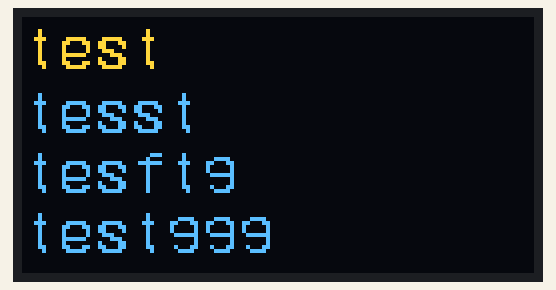
Recording of a program running on a simulated Raspberry Pi (BCM pin numbers). On the bench: 128×64 one-colour display. The OLED is the two-colour kind (top 16 rows yellow); text uses the font file from the repository. At 10.3 s the program stops and its outputs stay as they are.

Above: at 0.2 s.
At 2.2 s:
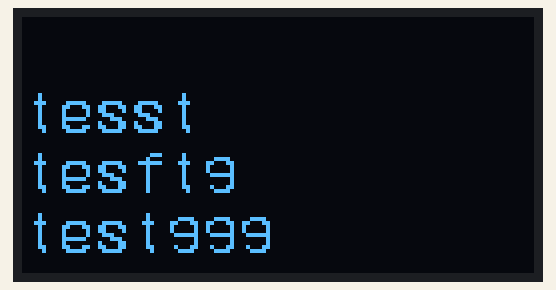
At 4.3 s:
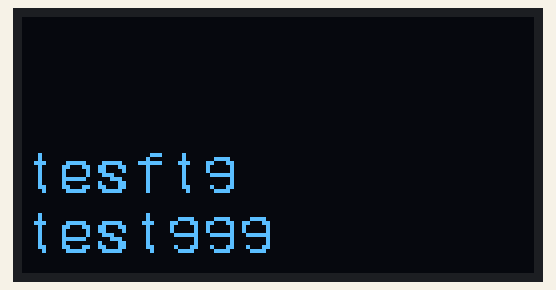
At 6.3 s:
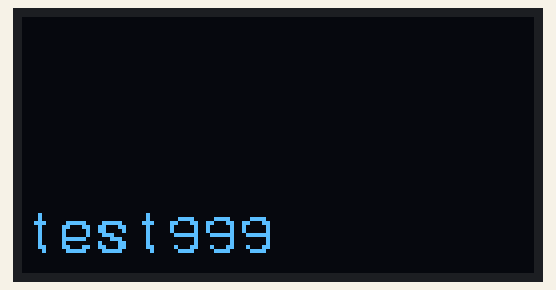
At 8.3 s:
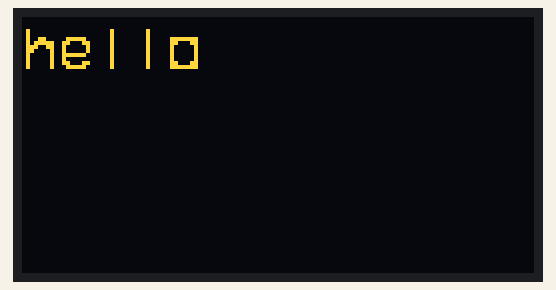

Measured:
- what the display in image 0 shows lasts 2.0 s, from 0.2 s to 2.2 s
- what the display in image 3 shows lasts 2.1 s, from 6.2 s to 8.3 s

The program:

OledTest.py
```python
from OledModule.OLED import OLED
import time

oled=OLED(16,20,0,0)
oled.setup()
oled.writeArea1('test')
oled.writeArea2('tesst')
oled.writeArea3('tesftg')
oled.writeArea4('testggg')
time.sleep(2)
oled.clearArea1()
time.sleep(2)
oled.clearArea2()
time.sleep(2)
oled.clearArea3()
time.sleep(2)
oled.clearArea4()
oled.writeArea1('hello')
time.sleep(2)
oled.clear()
```

OLED.py
```python
import time
import Adafruit_GPIO.SPI as SPI
import Adafruit_SSD1306
import Image
import ImageDraw
import ImageFont

class Area(object):
	def __init__(self,left,top,right,bottom):
		self.left=left
		self.top=top
		self.right=right
		self.bottom=bottom

class OLED(object):
	'''oled module'''
	def __init__(self,RST,DC,SPI_PORT,SPI_DEVICE):
		self.disp=Adafruit_SSD1306.SSD1306_128_64(rst=RST,dc=DC,spi=SPI.SpiDev(SPI_PORT,SPI_DEVICE,max_speed_hz=8000000))
		self.image=Image.new('1',(self.disp.width,self.disp.height))
		self.draw=ImageDraw.Draw(self.image)
		self.area1=Area(0,0,127,15)
		self.area2=Area(0,16,127,33)
		self.area3=Area(0,31,127,48)
		self.area4=Area(0,46,127,63)
		self.font=ImageFont.truetype('VCR_OSD_MONO_1.001.ttf',15)


	def setup(self):
		self.disp.begin()
		self.disp.clear()
		self.disp.display()

	def clearArea1(self):
		self.draw.rectangle((self.area1.left,self.area1.top,self.area1.right,self.area1.bottom),outline=0,fill=0)
		self.disp.image(self.image)
		self.disp.display()

	def clearArea2(self):
		self.draw.rectangle((self.area2.left,self.area2.top,self.area2.right,self.area2.bottom),outline=0,fill=0)
		self.disp.image(self.image)
		self.disp.display()

	def clearArea3(self):
		self.draw.rectangle((self.area3.left,self.area3.top,self.area3.right,self.area3.bottom),outline=0,fill=0)
		self.disp.image(self.image)
		self.disp.display()

	def clearArea4(self):
		self.draw.rectangle((self.area4.left,self.area4.top,self.area4.right,self.area4.bottom),outline=0,fill=0)
		self.disp.image(self.image)
		self.disp.display()

	def writeArea1(self,text):
		self.clearArea1()
		self.draw.text((self.area1.left,self.area1.top),text,font=self.font,fill=1)
		self.disp.image(self.image)
		self.disp.display()

	def writeArea2(self,text):
		self.clearArea2()
		self.draw.text((self.area2.left,self.area2.top),text,font=self.font,fill=1)
		self.disp.image(self.image)
		self.disp.display()

	def writeArea3(self,text):
		self.clearArea3()
		self.draw.text((self.area3.left,self.area3.top),text,font=self.font,fill=1)
		self.disp.image(self.image)
		self.disp.display()

	def writeArea4(self,text):
		self.clearArea4()
		self.draw.text((self.area4.left,self.area4.top),text,font=self.font,fill=1)
		self.disp.image(self.image)
		self.disp.display()

	def clear(self):
		self.disp.clear()
		self.disp.display()
```
